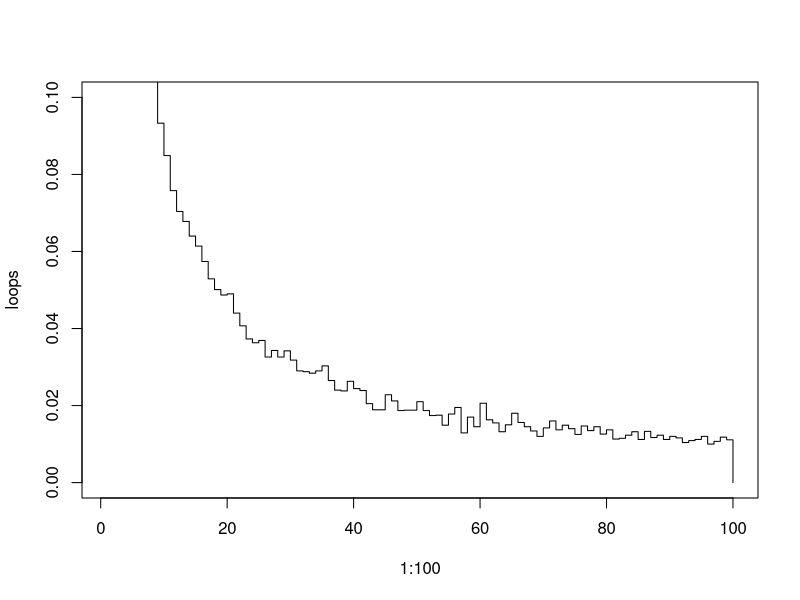

The R script that drew this image:
#,,Yeshwanth Zagabathuni s2319494
#https://github.com/jackclennon/statsProgrammingAssignment2/ 
#Contributions:  
start.time <- Sys.time()      
#The Prisioners problem is carried out as follows
p <- function(n, k, strategy, shuffledboxes) {  
  if (strategy < 3) {
    if (strategy==1) {
      box_to_open <- shuffledboxes[k]
    } else if (strategy==2) {
      box_to_open <- shuffledboxes[sample(1:(2*n), 1)]
    }
    attempts <- 0
    while (box_to_open != k) {
      if (attempts == n) {
        return(0)
      }
      box_to_open <- shuffledboxes[box_to_open]
      attempts <- attempts + 1
    }
    return(1)
  } else {
    choices <- shuffledboxes[sample(1:(2*n))][1:n]
    for (box_to_open in choices) {
      if (box_to_open == k) {
        return(1)
      }
    }
  }
  0
}
pone <- function(n, k, strategy, nreps=10000) { 
#The pone() function estimates the probability of each prisioner finding his number.
#The parameters are: 
# 'n' - the maximum number of attempts a Prisoner gets to find his number                                                                   
# 'k' - The Prisoner's Number                                                                
#'strategy' - which is either 1 or 2 or 3                                                                 
#'nreps' - The number of simulations to run to estimate Probability (ideally 10000)
#And also note that '2n' refers to the number of Prisons 
  
  N <- 2*n          #We assign the value 2*n to the variable 'N' for easier understandability as we code further
  prisoners <- 1:N  #The 'prisioners' vector is assigned with the Prison numbers from 1 to 'N'
  nSuccesses <- 0   #The 'nSuccesses' variable counts the number of successes in a simulation that is done 'nreps' number of times.
                    #This variable is initialized to 0
#Now we run our simulation 'nreps' number of times using the p() function
#Based on the outcome of each simulation, either 1 or 0 will be added to nSuccesses
#If 1 is returned by p(), that means the Prisoner found his number inside 'n' attempts
#If 0 is returned by p(), that means the Prisoner did not find his number inside 'n' attempts
  for (rep in 1:nreps) {  
    shuffledboxes <- sample(prisoners)  #The numbers in the 'prisoners' vector are re-arranged in random order and assigned to 'shuffledboxes' 
    nSuccesses <- nSuccesses+p(n, k, strategy, shuffledboxes) #Now the p() function does the simulation and returns 0 or 1 as discussed above 
  }
  nSuccesses/nreps  #After 'nreps' number of simulations, we now know how many times the Prisoner 'k' suceeded 
                    #Hence the Probability is computed as: Number of Successes/ Total Number of Simulations 
}


pall <- function(n, strategy, nreps=10000) {
#The pall() function estimates the probability of all prisoners going free
#It takes 3 parameters:
# 'n' - the maximum number of attempts a Prisoner gets to find his number  
#'strategy' - which is either 1 or 2 or 3
#'nreps' - The number of simulations to run to estimate Probability (ideally 10000)

  N <- 2*n            #We assign the value 2*n to the variable 'N' for easier understandability 
  prisoners <- c(1:N) #The 'prisioners' vector is assigned with the Prison numbers from 1 to 'N'
  nSuccesses <- 0     #The 'nSuccesses' variable counts the number of successes in a simulation that is done 'nreps' number of times.
                      #This variable is initialized to 0
  
  for (rep in 1:nreps) {
    shuffle<-sample(1:N)  #The numbers in the 'prisoners' vector are re-arranged in random order and assigned to 'shuffled' 
    tally<-lapply(prisoners,function(x) p(n,x,strategy,shuffle))
    if (sum(unlist(tally))==N){
      nSuccesses<-nSuccesses+1  #If all Prisoners suceed in finding their number, it is a success
                                #Thus 'nSuccesses' is incremented by 1
    }
  }
  nSuccesses/nreps  #After 'nreps' number of simulations, we now know how many times all Prioners succeeded 
                    #Hence the Probability is computed as: Number of Successes/ Total Number of Simulations 
}

PoneExample<-matrix(c(pone(5, 1, 1), pone(5, 1, 2), pone(5, 1, 3), pone(50, 1, 1), pone(50, 1, 2), pone(50, 1, 3)), 3, 2)
colnames(PoneExample)<-c("n=5","n=50")
rownames(PoneExample)<-c("Strategy1","Strategy2","Strategy3")

PallExample<-matrix(c(pall(5, 1), pall(5, 2), pall(5, 3), pall(50, 1), pall(50, 2), pall(50, 3)), 3, 2)
colnames(PallExample)<-c("n=5","n=50")
rownames(PallExample)<-c("Strategy1","Strategy2","Strategy3")
print(PoneExample)
print(PallExample)

dloop <- function(n, nreps=10000) {
  N <- 2*n
  prisoners <- c(1:N)
  loops <- rep(0, N)
  for (rep in 1:nreps) {
    shuffle<-sample(1:N)
    tally<-lapply(prisoners,function(x) d(n,x,shuffle))
    tally <- unique(tally)
    for (t in tally) {
      loops[t] <- loops[t] + 1
    }
  }
  loops <- loops/nreps
  print(1-sum(loops[n:N]))
  plot(1:100, loops, ylim=c(0,0.1),type='s')
}

d <- function(n, k, shuffledboxes) {
  box_to_open <- shuffledboxes[k]
  attempts <- 0
  while (box_to_open != k) {
    box_to_open <- shuffledboxes[box_to_open]
    attempts <- attempts + 1
  }
  return(attempts)
}

dloop(50)

end.time <- Sys.time()
time.taken <- round(end.time - start.time,2)
time.taken
